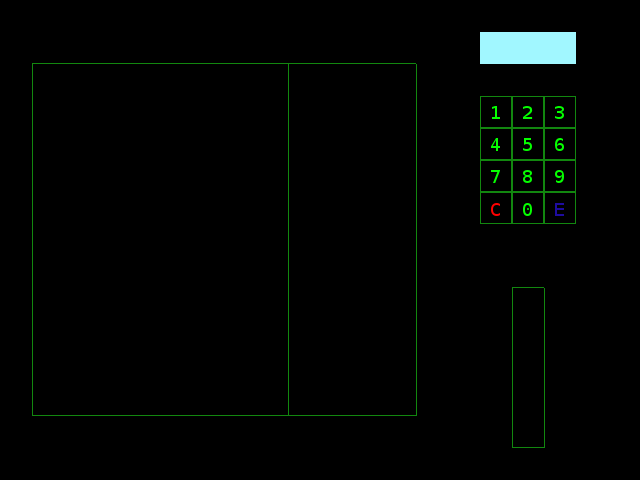

A level layout from a 2D game, rendered from its tile map. Below: a short description, then the map file with its tile-grid data intact:
An orthogonal 20x15 tile map with 32x32 px tiles, 2 tile layers (Background, Kachelebene 1) and 45 objects (Threat_2, Threat_1, Threat_3, Threat_4, Threat_5, ...).

<map version="1.0" tiledversion="1.1.4" orientation="orthogonal" renderorder="right-down" width="20" height="15" tilewidth="32" tileheight="32" infinite="0" nextobjectid="60">
 <tileset firstgid="1" source="numpad.tsx" />
 <layer name="Background" width="20" height="15">
  <data encoding="csv">
5,5,5,5,5,5,5,5,5,5,5,5,5,5,5,5,5,5,5,5,
5,5,5,5,5,5,5,5,5,5,5,5,5,5,5,5,5,5,5,5,
5,5,5,5,5,5,5,5,5,5,5,5,5,5,5,5,5,5,5,5,
5,5,5,5,5,5,5,5,5,5,5,5,5,5,5,5,5,5,5,5,
5,5,5,5,5,5,5,5,5,5,5,5,5,5,5,5,5,5,5,5,
5,5,5,5,5,5,5,5,5,5,5,5,5,5,5,5,5,5,5,5,
5,5,5,5,5,5,5,5,5,5,5,5,5,5,5,5,5,5,5,5,
5,5,5,5,5,5,5,5,5,5,5,5,5,5,5,5,5,5,5,5,
5,5,5,5,5,5,5,5,5,5,5,5,5,5,5,5,5,5,5,5,
5,5,5,5,5,5,5,5,5,5,5,5,5,5,5,5,5,5,5,5,
5,5,5,5,5,5,5,5,5,5,5,5,5,5,5,5,5,5,5,5,
5,5,5,5,5,5,5,5,5,5,5,5,5,5,5,5,5,5,5,5,
5,5,5,5,5,5,5,5,5,5,5,5,5,5,5,5,5,5,5,5,
5,5,5,5,5,5,5,5,5,5,5,5,5,5,5,5,5,5,5,5,
5,5,5,5,5,5,5,5,5,5,5,5,5,5,5,5,5,5,5,5
</data>
 </layer>
 <layer name="Kachelebene 1" width="20" height="15">
  <data encoding="csv">
0,0,0,0,0,0,0,0,0,0,0,0,0,0,0,0,0,0,0,0,
0,19,19,19,19,19,19,19,19,19,19,19,19,0,0,4,4,4,0,0,
0,14,0,0,0,0,0,0,0,14,0,0,0,14,0,0,0,0,0,0,
0,14,0,0,0,0,0,0,0,14,0,0,0,14,0,1,2,3,0,0,
0,14,0,0,0,0,0,0,0,14,0,0,0,14,0,6,7,8,0,0,
0,14,0,0,0,0,0,0,0,14,0,0,0,14,0,11,12,13,0,0,
0,14,0,0,0,0,0,0,0,14,0,0,0,14,0,16,17,18,0,0,
0,14,0,0,0,0,0,0,0,14,0,0,0,14,0,0,5,0,0,0,
0,14,0,0,0,0,0,0,0,14,0,0,0,14,0,0,19,5,0,0,
0,14,0,0,0,0,0,0,0,14,0,0,0,14,0,0,14,14,0,0,
0,14,0,0,0,0,0,0,0,14,0,0,0,14,0,0,14,14,0,0,
0,14,0,0,0,0,0,0,0,14,0,0,0,14,0,0,14,14,0,0,
0,9,19,19,19,19,19,19,19,9,19,19,19,14,0,0,14,14,0,0,
0,0,0,0,0,0,0,0,0,0,0,0,0,0,0,0,9,14,0,0,
0,0,0,0,0,0,0,0,0,0,0,0,0,0,0,0,0,0,0,0
</data>
 </layer>
 <objectgroup name="Threat">
  <object id="49" name="Threat_2" x="513" y="416" width="31" height="16" />
  <object id="50" name="Threat_1" x="513" y="432" width="31" height="15" />
  <object id="51" name="Threat_3" x="513" y="400" width="31" height="16" />
  <object id="52" name="Threat_4" x="513" y="384" width="31" height="16" />
  <object id="53" name="Threat_5" x="513" y="368" width="31" height="16" />
  <object id="54" name="Threat_6" x="513" y="352" width="31" height="16" />
  <object id="55" name="Threat_7" x="513" y="336" width="31" height="16" />
  <object id="56" name="Threat_8" x="513" y="320" width="31" height="16" />
  <object id="57" name="Threat_9" x="513" y="304" width="31" height="16" />
  <object id="58" name="Threat_10" x="513" y="288" width="31" height="16" />
 </objectgroup>
 <objectgroup name="Numpad">
  <object id="3" name="NP_1" x="480" y="96" width="32" height="32" />
  <object id="4" name="NP_2" x="512" y="96" width="32" height="32" />
  <object id="5" name="NP_3" x="544" y="96" width="32" height="32" />
  <object id="6" name="NP_6" x="544" y="128" width="32" height="32" />
  <object id="7" name="NP_5" x="512" y="128" width="32" height="32" />
  <object id="8" name="NP_4" x="480" y="128" width="32" height="32" />
  <object id="9" name="NP_7" x="480" y="160" width="32" height="32" />
  <object id="10" name="NP_8" x="512" y="160" width="32" height="32" />
  <object id="11" name="NP_9" x="544" y="160" width="32" height="32" />
  <object id="12" name="NP_ENTER" x="544" y="192" width="32" height="32" />
  <object id="13" name="NP_0" x="512" y="192" width="32" height="32" />
  <object id="17" name="NP_C" x="480" y="192" width="32" height="32" />
  <object id="18" name="NP_DISPLAY" x="480" y="32" width="96" height="32" />
 </objectgroup>
 <objectgroup name="Lines">
  <object id="20" name="LINE_1" x="32" y="64" width="256" height="32" />
  <object id="21" name="HINT_1" x="288" y="64" width="128" height="32" />
  <object id="22" name="LINE_2" x="32" y="96" width="256" height="32" />
  <object id="23" name="HINT_2" x="288" y="96" width="128" height="32" />
  <object id="24" name="HINT_3" x="288" y="128" width="128" height="32" />
  <object id="25" name="LINE_3" x="32" y="128" width="256" height="32" />
  <object id="27" name="HINT_4" x="288" y="160" width="128" height="32" />
  <object id="28" name="LINE_4" x="32" y="160" width="256" height="32" />
  <object id="29" name="HINT_5" x="288" y="192" width="128" height="32" />
  <object id="30" name="LINE_5" x="32" y="192" width="256" height="32" />
  <object id="31" name="HINT_6" x="288" y="224" width="128" height="32" />
  <object id="32" name="LINE_6" x="32" y="224" width="256" height="32" />
  <object id="33" name="HINT_7" x="288" y="256" width="128" height="32" />
  <object id="34" name="LINE_7" x="32" y="256" width="256" height="32" />
  <object id="35" name="HINT_8" x="288" y="288" width="128" height="32" />
  <object id="36" name="LINE_8" x="32" y="288" width="256" height="32" />
  <object id="37" name="HINT_9" x="288" y="320" width="128" height="32" />
  <object id="38" name="LINE_9" x="32" y="320" width="256" height="32" />
  <object id="39" name="HINT_10" x="288" y="352" width="128" height="32" />
  <object id="40" name="LINE_10" x="32" y="352" width="256" height="32" />
  <object id="41" name="HINT_11" x="288" y="384" width="128" height="32" />
  <object id="42" name="LINE_11" x="32" y="384" width="256" height="32" />
 </objectgroup>
</map>
